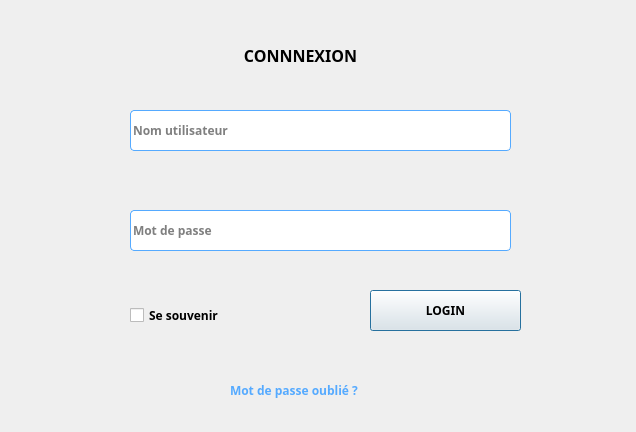
<?xml version="1.0" encoding="UTF-8"?>
<ui version="4.0">
 <class>Login</class>
 <widget class="QDialog" name="Login">
  <property name="geometry">
   <rect>
    <x>0</x>
    <y>0</y>
    <width>636</width>
    <height>432</height>
   </rect>
  </property>
  <property name="font">
   <font>
    <family>Segoe UI Semibold</family>
    <pointsize>9</pointsize>
    <weight>75</weight>
    <bold>true</bold>
   </font>
  </property>
  <property name="windowTitle">
   <string>Connexion</string>
  </property>
  <property name="windowIcon">
   <iconset>
    <normaloff>../icons/bx-log-in.svg</normaloff>../icons/bx-log-in.svg</iconset>
  </property>
  <widget class="QLineEdit" name="emailLineEdit">
   <property name="geometry">
    <rect>
     <x>130</x>
     <y>110</y>
     <width>381</width>
     <height>41</height>
    </rect>
   </property>
   <property name="font">
    <font>
     <family>Segoe UI Semibold</family>
     <pointsize>9</pointsize>
     <weight>75</weight>
     <bold>true</bold>
    </font>
   </property>
   <property name="styleSheet">
    <string notr="true">border : 1px solid rgb(85, 170, 255);
border-radius :4px;</string>
   </property>
   <property name="placeholderText">
    <string>Nom utilisateur</string>
   </property>
  </widget>
  <widget class="QLabel" name="label">
   <property name="geometry">
    <rect>
     <x>230</x>
     <y>370</y>
     <width>161</width>
     <height>41</height>
    </rect>
   </property>
   <property name="font">
    <font>
     <family>Segoe UI Semibold</family>
     <pointsize>9</pointsize>
     <weight>75</weight>
     <bold>true</bold>
    </font>
   </property>
   <property name="styleSheet">
    <string notr="true">color:  rgb(85, 170, 255);
</string>
   </property>
   <property name="text">
    <string>Mot de passe oublié ?</string>
   </property>
  </widget>
  <widget class="QPushButton" name="btnValider">
   <property name="geometry">
    <rect>
     <x>370</x>
     <y>290</y>
     <width>151</width>
     <height>41</height>
    </rect>
   </property>
   <property name="text">
    <string>LOGIN</string>
   </property>
  </widget>
  <widget class="QCheckBox" name="remember">
   <property name="geometry">
    <rect>
     <x>130</x>
     <y>300</y>
     <width>131</width>
     <height>31</height>
    </rect>
   </property>
   <property name="font">
    <font>
     <family>Segoe UI Semibold</family>
     <pointsize>9</pointsize>
     <weight>75</weight>
     <bold>true</bold>
    </font>
   </property>
   <property name="text">
    <string>Se souvenir</string>
   </property>
  </widget>
  <widget class="QLabel" name="connexionLabel">
   <property name="geometry">
    <rect>
     <x>160</x>
     <y>30</y>
     <width>281</width>
     <height>51</height>
    </rect>
   </property>
   <property name="font">
    <font>
     <family>Segoe UI Semibold</family>
     <pointsize>12</pointsize>
     <weight>75</weight>
     <bold>true</bold>
    </font>
   </property>
   <property name="text">
    <string>CONNNEXION</string>
   </property>
   <property name="alignment">
    <set>Qt::AlignCenter</set>
   </property>
  </widget>
  <widget class="QLineEdit" name="passwordLineEdit">
   <property name="geometry">
    <rect>
     <x>130</x>
     <y>210</y>
     <width>381</width>
     <height>41</height>
    </rect>
   </property>
   <property name="font">
    <font>
     <family>Segoe UI Semibold</family>
     <pointsize>9</pointsize>
     <weight>75</weight>
     <bold>true</bold>
    </font>
   </property>
   <property name="styleSheet">
    <string notr="true">border : 1px solid rgb(85, 170, 255);
border-radius :4px;</string>
   </property>
   <property name="echoMode">
    <enum>QLineEdit::Password</enum>
   </property>
   <property name="placeholderText">
    <string>Mot de passe</string>
   </property>
  </widget>
  <widget class="QLabel" name="label_3">
   <property name="geometry">
    <rect>
     <x>90</x>
     <y>220</y>
     <width>31</width>
     <height>31</height>
    </rect>
   </property>
   <property name="text">
    <string/>
   </property>
   <property name="pixmap">
    <pixmap>icons/bx-lock.svg</pixmap>
   </property>
  </widget>
  <widget class="QLabel" name="user_icon">
   <property name="geometry">
    <rect>
     <x>90</x>
     <y>110</y>
     <width>31</width>
     <height>41</height>
    </rect>
   </property>
   <property name="text">
    <string/>
   </property>
   <property name="textFormat">
    <enum>Qt::PlainText</enum>
   </property>
   <property name="pixmap">
    <pixmap>icons/bx-user.svg</pixmap>
   </property>
  </widget>
 </widget>
 <resources/>
 <connections/>
</ui>
